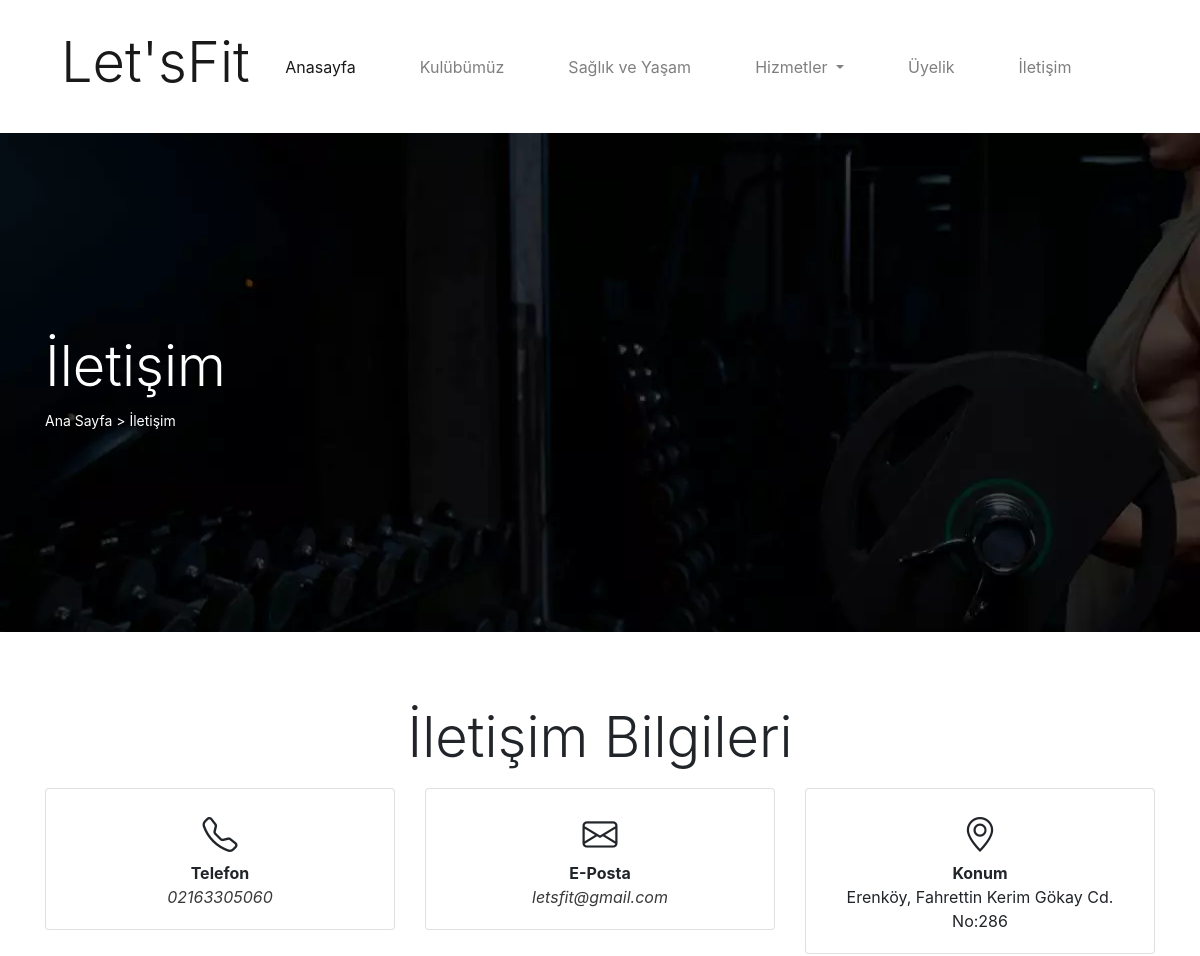
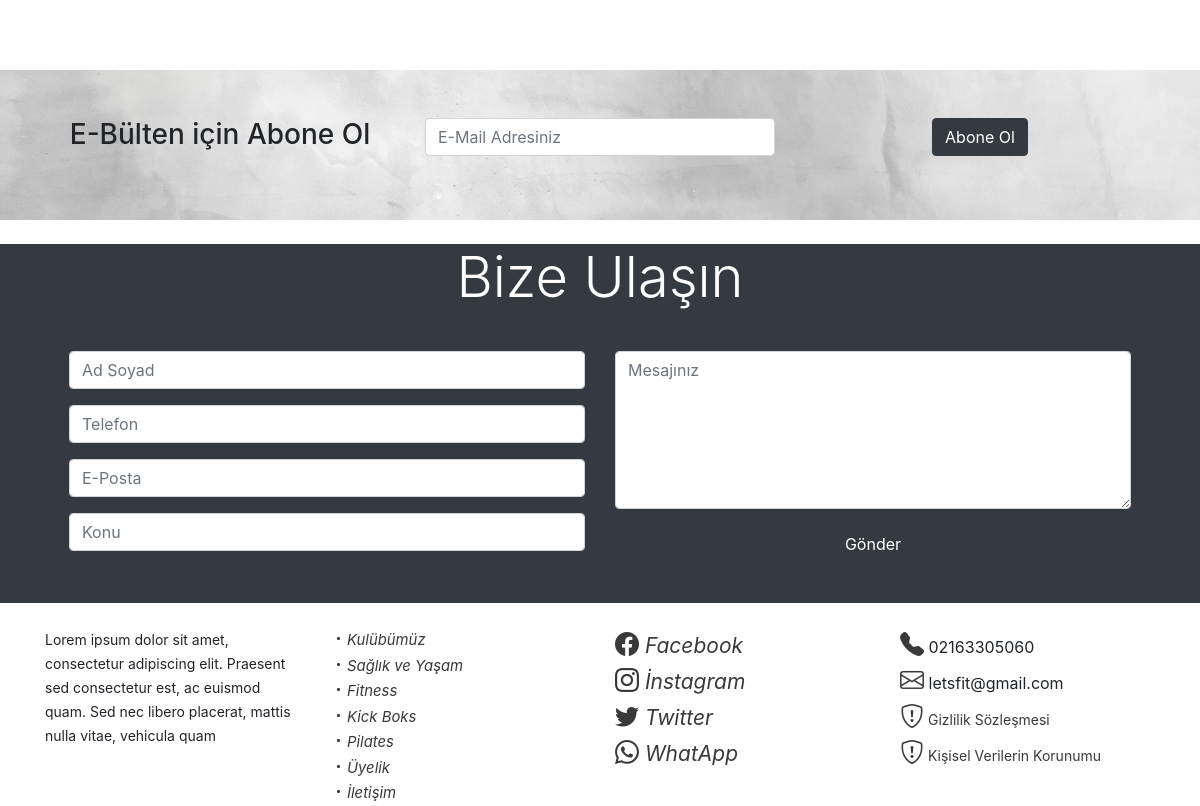
The page /iletisim.php on the database its author committed (2 pictures, top to bottom).
### tables this page shows
CREATE TABLE IF NOT EXISTS `ayarlar` (
  `id` int(11) NOT NULL AUTO_INCREMENT,
  `ad` varchar(50) NOT NULL,
  `telefon` varchar(13) NOT NULL,
  `email` varchar(50) NOT NULL,
  `adres` varchar(150) NOT NULL,
  `facebook` varchar(150) NOT NULL,
  `instagram` varchar(150) NOT NULL,
  `twitter` varchar(150) NOT NULL,
  `whatsapp` varchar(30) NOT NULL,
  `tanitim` text NOT NULL,
  `anasayfaBanner` varchar(150) NOT NULL,
  `saglikBanner` varchar(150) NOT NULL,
  `uyelikBanner` varchar(150) NOT NULL,
  `iletisimBanner` varchar(150) NOT NULL,
  PRIMARY KEY (`id`)
);

CREATE TABLE IF NOT EXISTS `hizmetler` (
  `id` int(11) NOT NULL AUTO_INCREMENT,
  `baslik` varchar(50) NOT NULL,
  `icerik` text NOT NULL,
  `tarih` varchar(10) NOT NULL,
  `durum` varchar(25) NOT NULL,
  `meta` varchar(200) NOT NULL,
  `altetiketi` varchar(50) NOT NULL,
  `banner` varchar(500) NOT NULL,
  PRIMARY KEY (`id`)
);

### function.php (called while the page is built)
<?php
$iletisim = $db -> prepare('select * from ayarlar order by id desc limit 1');
$iletisim -> execute();
$satirIletisim = $iletisim -> fetch();
?>

### iletisim.php (the view)
<?php require_once('header.php');?>
 <section id="iletisimBanner" style="background-image:url('<?php echo substr($satirIletisim['iletisimBanner'], 3); ?>') ;">
        <div class="container py-20">
            <div class="row">
                <div class="col-12 text-white">
                    <h1 class="display-4">İletişim</h1>
                    <small><a href="index.php" class="text-white">Ana Sayfa</a> > İletişim</small>
                </div>
            </div>
        </div>
    </section>
    <section id="iletisimIcerik">
        <div class="container py-5">
            <div class="row mt-4">
                <div class="col-12 text-center">
                    <h4 class="display-4">İletişim Bilgileri</h4>
                </div>
            </div>
            <div class="row text-center mt-2">
                <div class="col-md-4">
                    <div class="card">
                        <div class="card-body">
                        <i class="bi bi-telephone" style="font-size: 35px;"></i> <br>
                        <b>Telefon</b> <br>
                            <a href="tel:+9<?php echo $satirIletisim['telefon']; ?>" class="text-decoration-none"><i><?php echo $satirIletisim['telefon'];?></i>
                            </a>
                        </div>
                    </div>
                </div>
                <div class="col-md-4">
                    <div class="card">
                        <div class="card-body">
                        <i class="bi bi-envelope" style="font-size: 35px;"></i> <br>
                        <b>E-Posta</b> <br>
                        <a href="mailto:<?php echo $satirIletisim['email'];?>" class="text-decoration-none"><i><?php echo $satirIletisim['email']; ?></i>
                            </a></div>
                    </div>
                </div>
                <div class="col-md-4">
                    <div class="card">
                        <div class="card-body">
                        <i class="bi bi-geo-alt" style="font-size: 35px;"></i><br>
                        <b>Konum</b> <br>
                            <?php echo $satirIletisim['adres'];?>
                            </a></div>
                    </div>
                </div>
            </div>
        </div>
    </section>
    <section id="Info">
        <div class="container">
            <div class="row mt-4 py-5 text-center">
                <div class="col-md-4">
                    <h3>E-Bülten için Abone Ol</h3>
                </div>
                <div class="col-md-4">
                    <form method="get">
                        <div class="form-group">
                            <input type="email" name="email" placeholder="E-Mail Adresiniz" class="form-control">
                        </div>
                    </form>
                </div>
                <div class="col-md-4"> <a class="btn btn-dark">Abone Ol</a> </div>
            </div>
        </div>
    </section>
     <section id="iletisimForm" class="bg-dark">
        <div class="container mt-4">
            <div class="row text-white text-center">
                <div class="col-12">
                    <h4 class="display-4">Bize Ulaşın</h4>
                </div>
            </div>
            <div class="row p-4 mt-2">
                <div class="col-md-6">
                    <form method="POST" class="form">
                        <div class="form-group">
                            <input type="text" name="ad" placeholder="Ad Soyad" class="form-control">
                        </div>
                        <div class="form-group">
                            <input type="tel" name="telefon" placeholder="Telefon" class="form-control">
                        </div>
                        <div class="form-group">
                            <input type="email" name="email" placeholder="E-Posta" class="form-control">
                        </div>
                        <div class="form-group">
                            <input type="text" name="konu" placeholder="Konu" class="form-control">
                        </div>
                    </form>
                </div>
                <div class="col-md-6">
                   <form method="POST" class="form">
                        <div class="form-group">
                            <textarea name="mesajiniz" placeholder="Mesajınız" rows="6" class="form-control"></textarea>
                        </div>
                        <div class="form-group">
                        <input type="submit" value="Gönder" class="btn btn-dark w-100">
                        </div>
                        </form>
                </div>
            </div>
        </div>
    </section>
<?php require_once('footer.php'); ?>

### header.php (shortened to what this page needs)
<?php
require_once('baglan.php');
require_once('function.php');
?>
<!DOCTYPE html>
<html lang="tr">
<head>
    <link rel="stylesheet" href="css/bootstrap.min.css">
    <link rel="stylesheet" href="css/style.css">
</head>
<body>
    <header>
        <section id="menu" class="py-3">
            <div class="container">
                <div class="row">
                    <div class="col-12">
                        <nav class="navbar navbar-expand-lg navbar-light">
                            <a class="navbar-brand" href="index.php">
                                <h4 class="display-4"><?php echo $satirIletisim['ad'];?></h4>
                            </a>
                            <div class="collapse navbar-collapse" id="navbarNavDropdown">
                                <ul class="navbar-nav mx-auto">
                                    <li class="nav-item active">
                                        <a class="nav-link" href="index.php">Anasayfa <span class="sr-only">(current)</span></a>
                                    </li>
                                    <li class="nav-item mx-5">
                                        <a class="nav-link" href="kulubumuz.php">Kulübümüz</a>
                                    </li>
                                    <li class="nav-item">
                                        <a class="nav-link" href="saglik-yasam.php">Sağlık ve Yaşam</a>
                                    </li>
                                    <li class="nav-item dropdown mx-5">
                                        <a class="nav-link dropdown-toggle" href="#" role="button" data-toggle="dropdown" aria-expanded="false">
                                            Hizmetler
                                        </a>
                                            <?php
                                            $menu = $db->prepare('select * from hizmetler where durum=? order by baslik asc');
                                            $menu->execute(array('yayinlandi'));
                                            ?>
                                    </li>
                                    <li class="nav-item">
                                        <a class="nav-link" href="uyelik.php">Üyelik</a>
                                    </li>
                                    <li class="nav-item mx-5">
                                        <a class="nav-link" href="iletisim.php">İletişim</a>
                                    </li>
                                </ul>
                            </div>
                        </nav>
                    </div>
                </div>
            </div>
        </section>
    </header>

### footer.php (shortened to what this page needs)
 <footer>
        <section id="footer">
            <div class="container mt-4">
                <div class="row">
                    <div class="col-md-3">
                        <small><?php echo $satirIletisim['tanitim'] ;?></small>
                    </div>
                    <div class="col-md-3">
                        <a href="kulubumuz.php"> <i class="bi bi-dot"><small>Kulübümüz</small></i></a><br>
                        <a href="saglik-yaşam.php"><i class="bi bi-dot"><small>Sağlık ve Yaşam</small></i></a><br>
                        <?php
                          $menu = $db->prepare('select * from hizmetler where durum=? order by baslik asc');
                          $menu->execute(array('yayinlandi'));
                                     if ($menu->rowCount()) {
                                      foreach ($menu as $satirMenu) {
                                        ?>
                                      <a href="hizmetler.php?id=<?php echo $satirMenu['id']; ?>"><i class="bi bi-dot"><small><?php echo $satirMenu['baslik']; ?></small></i> <br></a>
                          <?php
                                      }
                                       }
                          ?>
                        <a href="uyelik.php"><i class="bi bi-dot"><small>Üyelik</small></i></a><br>
                        <a href="iletisim.php"><i class="bi bi-dot"><small>İletişim</small></i></a>
                    </div>
                    <div class="col-md-3">
                        <a href="<?php echo $satirIletisim['facebook'];?>" target="_blank"><i class="bi bi-facebook"><small> Facebook</small></i></a><br>
                        <a href="<?php echo $satirIletisim['instagram'];?>" target="_blank"><i class="bi bi-instagram"><small> İnstagram</small></i></a><br>
                        <a href="<?php echo $satirIletisim['twitter'];?>" target="_blank"><i class="bi bi-twitter"><small> Twitter</small></i></a><br>
                        <a href="<?php echo $satirIletisim['whatsapp'];?>" target="_blank"><i class="bi bi-whatsapp"><small> WhatApp</small></i></a>
                    </div>
                    <div class="col-md-3">
                    <i class="bi bi-telephone-fill"></i> <?php echo $satirIletisim['telefon'];?><br>
                    <i class="bi bi-envelope"></i> <?php echo $satirIletisim['email'];?><br>
                    <a><i class="bi bi-shield-exclamation"></i><small> Gizlilik Sözleşmesi</small></a><br>
                    <a><i class="bi bi-shield-exclamation"></i><small> Kişisel Verilerin Korunumu</small></a>
                    </div>
                </div>
            </div>
        </section>
    </footer>
</body>
</html>

### css/style.css (style rules this page uses)
body { margin:0; }
.py-20 { padding-top: 200px; padding-bottom: 200px; }
#Info { background-image: url(../img/arkaplan-dolgu-1500x844.webp); }
#footer .bi-dot { color: #393939; font-size: 17px; text-decoration: none; }
#footer a { text-decoration: none; color: #393939; }
#Info { background-attachment: fixed; }
#iletisimIcerik a, #indexIcerik a { text-decoration: none; color: #393939; }
#footer .bi, #saglikcontentIcerik .bi { color: #393939; font-size: 24px; text-decoration: none; }
#footer .bi-dot { font-size: 17px; }

### rows shown on the page
ayarlar: ad "Let'sFit", iletisimBanner (picture), telefon "02163305060", email "letsfit@gmail.com", adres "Erenköy, Fahrettin Kerim Gökay Cd. No:286", tanitim "Lorem ipsum dolor sit amet, consectetur adipiscing elit. Praesent sed consectetur est, ac euismod quam. Sed nec libero placerat, mattis nulla vitae, vehicula quam"
hizmetler: baslik "Fitness"
hizmetler: baslik "Kick Boks"
hizmetler: baslik "Pilates"
